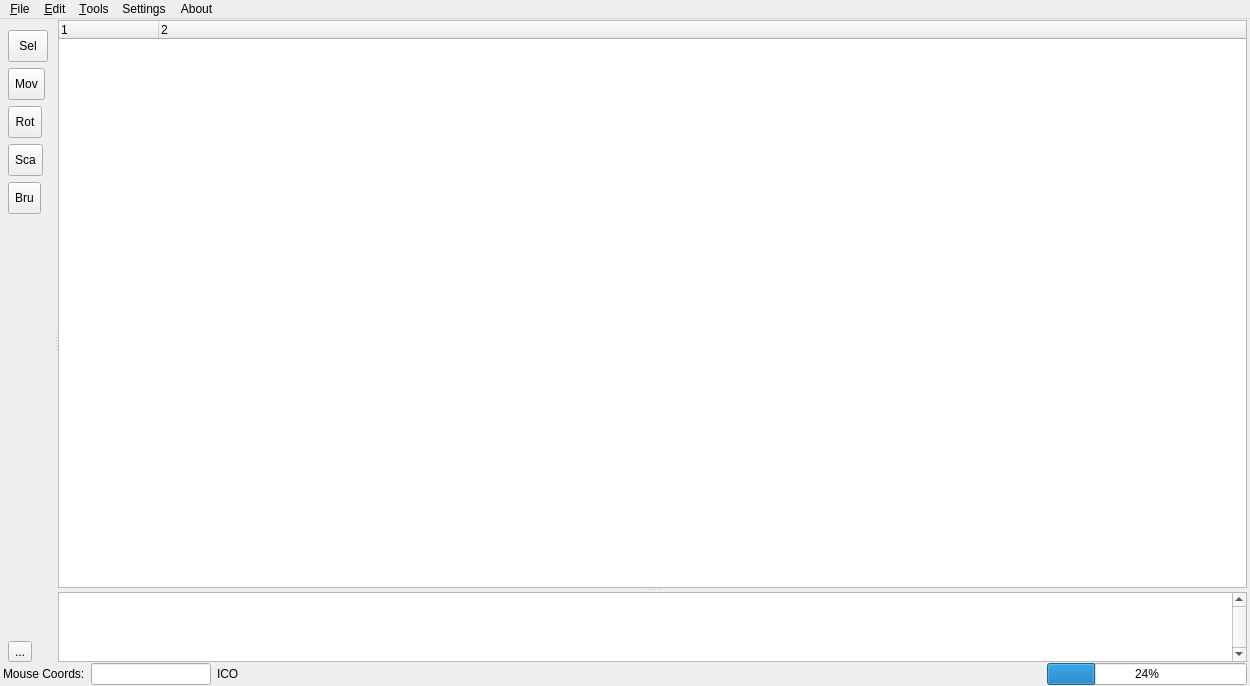
<?xml version="1.0" encoding="UTF-8"?>
<ui version="4.0">
 <class>MainWindow</class>
 <widget class="QMainWindow" name="MainWindow">
  <property name="geometry">
   <rect>
    <x>0</x>
    <y>0</y>
    <width>1250</width>
    <height>686</height>
   </rect>
  </property>
  <property name="windowTitle">
   <string>MainWindow</string>
  </property>
  <widget class="QWidget" name="centralWidget">
   <property name="enabled">
    <bool>true</bool>
   </property>
   <layout class="QVBoxLayout" name="verticalLayout_2">
    <property name="spacing">
     <number>1</number>
    </property>
    <property name="leftMargin">
     <number>3</number>
    </property>
    <property name="topMargin">
     <number>1</number>
    </property>
    <property name="rightMargin">
     <number>3</number>
    </property>
    <property name="bottomMargin">
     <number>1</number>
    </property>
    <item>
     <layout class="QHBoxLayout" name="horizontalLayout" stretch="0,20,0">
      <property name="spacing">
       <number>6</number>
      </property>
      <property name="bottomMargin">
       <number>0</number>
      </property>
      <item>
       <layout class="QVBoxLayout" name="toolsLayout">
        <property name="spacing">
         <number>6</number>
        </property>
        <property name="leftMargin">
         <number>5</number>
        </property>
        <property name="topMargin">
         <number>10</number>
        </property>
        <property name="rightMargin">
         <number>0</number>
        </property>
        <item>
         <widget class="QToolButton" name="selectButton">
          <property name="minimumSize">
           <size>
            <width>40</width>
            <height>32</height>
           </size>
          </property>
          <property name="toolTip">
           <string>Select object</string>
          </property>
          <property name="text">
           <string>Sel</string>
          </property>
         </widget>
        </item>
        <item>
         <widget class="QToolButton" name="moveButton">
          <property name="minimumSize">
           <size>
            <width>32</width>
            <height>32</height>
           </size>
          </property>
          <property name="toolTip">
           <string>Move selected objects (G)</string>
          </property>
          <property name="text">
           <string>Mov</string>
          </property>
         </widget>
        </item>
        <item>
         <widget class="QToolButton" name="rotateButton">
          <property name="minimumSize">
           <size>
            <width>32</width>
            <height>32</height>
           </size>
          </property>
          <property name="toolTip">
           <string>Rotate selected objects (R)</string>
          </property>
          <property name="text">
           <string>Rot</string>
          </property>
         </widget>
        </item>
        <item>
         <widget class="QToolButton" name="scaleButton">
          <property name="minimumSize">
           <size>
            <width>32</width>
            <height>32</height>
           </size>
          </property>
          <property name="toolTip">
           <string>Transform selected objects (T)</string>
          </property>
          <property name="text">
           <string>Sca</string>
          </property>
         </widget>
        </item>
        <item>
         <widget class="QToolButton" name="tileBrushButton">
          <property name="minimumSize">
           <size>
            <width>32</width>
            <height>32</height>
           </size>
          </property>
          <property name="text">
           <string>Bru</string>
          </property>
         </widget>
        </item>
        <item>
         <spacer name="verticalSpacer">
          <property name="orientation">
           <enum>Qt::Vertical</enum>
          </property>
          <property name="sizeHint" stdset="0">
           <size>
            <width>20</width>
            <height>40</height>
           </size>
          </property>
         </spacer>
        </item>
        <item>
         <widget class="QToolButton" name="toolButton_2">
          <property name="text">
           <string>...</string>
          </property>
         </widget>
        </item>
       </layout>
      </item>
      <item>
       <widget class="QSplitter" name="workspaceSplitter">
        <property name="orientation">
         <enum>Qt::Horizontal</enum>
        </property>
        <property name="childrenCollapsible">
         <bool>false</bool>
        </property>
        <widget class="QWidget" name="workspaceContainer">
         <layout class="QVBoxLayout" name="workSpaceLayout">
          <property name="leftMargin"><number>0</number></property>
          <property name="topMargin"><number>0</number></property>
          <property name="rightMargin"><number>0</number></property>
          <property name="bottomMargin"><number>0</number></property>
         </layout>
        </widget>
        <widget class="QSplitter" name="outlinerSplitter">
         <property name="orientation">
          <enum>Qt::Vertical</enum>
         </property>
         <property name="childrenCollapsible">
          <bool>false</bool>
         </property>
         <widget class="CTreeView" name="treeWidget">
          <property name="sizePolicy">
           <sizepolicy hsizetype="Expanding" vsizetype="Expanding">
            <horstretch>0</horstretch>
            <verstretch>0</verstretch>
           </sizepolicy>
          </property>
          <property name="frameShape">
           <enum>QFrame::StyledPanel</enum>
          </property>
          <property name="lineWidth">
           <number>1</number>
          </property>
          <property name="uniformRowHeights">
           <bool>false</bool>
          </property>
          <property name="columnCount">
           <number>2</number>
          </property>
          <attribute name="headerMinimumSectionSize">
           <number>35</number>
          </attribute>
          <attribute name="headerStretchLastSection">
           <bool>true</bool>
          </attribute>
          <column>
           <property name="text">
            <string notr="true">1</string>
           </property>
          </column>
          <column>
           <property name="text">
            <string notr="true">2</string>
           </property>
          </column>
         </widget>
         <widget class="QTableWidget" name="tableWidget">
          <property name="sizePolicy">
           <sizepolicy hsizetype="Preferred" vsizetype="Expanding">
            <horstretch>0</horstretch>
            <verstretch>0</verstretch>
           </sizepolicy>
          </property>
          <property name="verticalScrollBarPolicy">
           <enum>Qt::ScrollBarAlwaysOn</enum>
          </property>
          <property name="horizontalScrollBarPolicy">
           <enum>Qt::ScrollBarAlwaysOff</enum>
          </property>
          <property name="sizeAdjustPolicy">
           <enum>QAbstractScrollArea::AdjustToContentsOnFirstShow</enum>
          </property>
          <property name="rowCount">
           <number>0</number>
          </property>
          <property name="columnCount">
           <number>2</number>
          </property>
          <attribute name="horizontalHeaderVisible">
           <bool>false</bool>
          </attribute>
          <attribute name="horizontalHeaderStretchLastSection">
           <bool>true</bool>
          </attribute>
          <column/>
          <column/>
         </widget>
        </widget>
       </widget>
      </item>
     </layout>
    </item>
    <item>
     <layout class="QHBoxLayout" name="horizontalLayout_2">
      <property name="topMargin">
       <number>0</number>
      </property>
      <item>
       <widget class="QLabel" name="mouseCoordLabel">
        <property name="text">
         <string>Mouse Coords:</string>
        </property>
       </widget>
      </item>
      <item>
       <widget class="QLineEdit" name="mousePosText">
        <property name="sizePolicy">
         <sizepolicy hsizetype="Fixed" vsizetype="Fixed">
          <horstretch>0</horstretch>
          <verstretch>0</verstretch>
         </sizepolicy>
        </property>
        <property name="minimumSize">
         <size>
          <width>120</width>
          <height>0</height>
         </size>
        </property>
       </widget>
      </item>
      <item>
       <widget class="QLabel" name="statusIco">
        <property name="text">
         <string>ICO</string>
        </property>
       </widget>
      </item>
      <item>
       <widget class="QLabel" name="statusBar">
        <property name="sizePolicy">
         <sizepolicy hsizetype="Expanding" vsizetype="Preferred">
          <horstretch>1</horstretch>
          <verstretch>0</verstretch>
         </sizepolicy>
        </property>
        <property name="text">
         <string/>
        </property>
       </widget>
      </item>
      <item>
       <widget class="CProgressView" name="progressBar">
        <property name="sizePolicy">
         <sizepolicy hsizetype="Maximum" vsizetype="Fixed">
          <horstretch>1</horstretch>
          <verstretch>0</verstretch>
         </sizepolicy>
        </property>
        <property name="minimumSize">
         <size>
          <width>200</width>
          <height>0</height>
         </size>
        </property>
        <property name="maximumSize">
         <size>
          <width>16777215</width>
          <height>16777215</height>
         </size>
        </property>
        <property name="value">
         <number>24</number>
        </property>
       </widget>
      </item>
     </layout>
    </item>
   </layout>
  </widget>
  <widget class="QMenuBar" name="menuBar">
   <property name="geometry">
    <rect>
     <x>0</x>
     <y>0</y>
     <width>1250</width>
     <height>20</height>
    </rect>
   </property>
   <widget class="QMenu" name="menuFile">
    <property name="title">
     <string>&amp;File</string>
    </property>
    <addaction name="actionOpen"/>
    <addaction name="actionNew_MPR"/>
    <addaction name="actionNew_MOB"/>
    <addaction name="actionOpen_MPR"/>
    <addaction name="actionOpen_MOB"/>
    <addaction name="actionOpen_recent"/>
    <addaction name="actionSave"/>
    <addaction name="actionSave_all_MOB_s"/>
    <addaction name="actionSave_as"/>
    <addaction name="separator"/>
    <addaction name="actionSave_landscape_MPR"/>
    <addaction name="actionSave_landscape_MPR_as"/>
    <addaction name="separator"/>
    <addaction name="actionClose_all"/>
    <addaction name="actionExit"/>
   </widget>
   <widget class="QMenu" name="menuAbout">
    <property name="enabled">
     <bool>true</bool>
    </property>
    <property name="title">
     <string>About</string>
    </property>
    <addaction name="action_About"/>
   </widget>
   <widget class="QMenu" name="menuTools">
    <property name="title">
     <string>&amp;Tools</string>
    </property>
    <widget class="QMenu" name="menuSelect_2">
     <property name="title">
      <string>Select</string>
     </property>
     <addaction name="actionSelect_by"/>
     <addaction name="actionSelect_All"/>
    </widget>
    <addaction name="actionShow_undo_redo"/>
    <addaction name="actionCopy_IDs_to_clipboard"/>
    <addaction name="actionReset_cam_position"/>
    <addaction name="actionCreate_new_object"/>
    <addaction name="menuSelect_2"/>
    <addaction name="actionRandomize_parameter"/>
   </widget>
   <widget class="QMenu" name="menuEdit">
    <property name="enabled">
     <bool>true</bool>
    </property>
    <property name="title">
     <string>&amp;Edit</string>
    </property>
    <widget class="QMenu" name="menuUnit">
     <property name="title">
      <string>&amp;Unit</string>
     </property>
     <addaction name="actionReset_logic_paths"/>
    </widget>
    <addaction name="actionRedo"/>
    <addaction name="actionUndo"/>
    <addaction name="action_Mob_parameters"/>
    <addaction name="actionOpen_MOB_Script"/>
    <addaction name="actionDuplicate_selected_objects"/>
    <addaction name="actionChange_mod_e"/>
    <addaction name="menuUnit"/>
    <addaction name="actionReset_selected_IDs"/>
    <addaction name="separator"/>
    <addaction name="actionMap_parameters"/>
   </widget>
   <widget class="QMenu" name="menuSettings">
    <property name="title">
     <string>Settings</string>
    </property>
    <addaction name="actionOpen_2"/>
    <addaction name="actionImport"/>
    <addaction name="actionExport"/>
    <addaction name="actionReset"/>
   </widget>
   <addaction name="menuFile"/>
   <addaction name="menuEdit"/>
   <addaction name="menuTools"/>
   <addaction name="menuSettings"/>
   <addaction name="menuAbout"/>
  </widget>
  <action name="actionOpen">
   <property name="text">
    <string>Open MPR or MOB...</string>
   </property>
  </action>
  <action name="actionOpen_MPR">
   <property name="text">
    <string>Open MPR...</string>
   </property>
  </action>
  <action name="actionNew_MPR">
   <property name="text">
    <string>New MPR from Terrain Template...</string>
   </property>
  </action>
  <action name="actionNew_MOB">
   <property name="text">
    <string>New MOB...</string>
   </property>
  </action>
  <action name="actionOpen_MOB">
   <property name="text">
    <string>Open MOB(s)...</string>
   </property>
  </action>
  <action name="actionSave">
   <property name="enabled">
    <bool>true</bool>
   </property>
   <property name="text">
    <string>Save Active MOB</string>
   </property>
   <property name="autoRepeat">
    <bool>false</bool>
   </property>
   <property name="visible">
    <bool>true</bool>
   </property>
  </action>
  <action name="actionSave_as">
   <property name="enabled">
    <bool>true</bool>
   </property>
   <property name="text">
    <string>Save Active MOB As...</string>
   </property>
  </action>
  <action name="actionClose_all">
   <property name="enabled">
    <bool>true</bool>
   </property>
   <property name="text">
    <string>Close All</string>
   </property>
  </action>
  <action name="actionExit">
   <property name="text">
    <string>Exit</string>
   </property>
  </action>
  <action name="actionSettings">
   <property name="text">
    <string>Settings</string>
   </property>
  </action>
  <action name="actionSelect_All">
   <property name="text">
    <string>Select &amp;All</string>
   </property>
  </action>
  <action name="actionSelect_by">
   <property name="text">
    <string>Select by...</string>
   </property>
  </action>
  <action name="actionCreate_new_object">
   <property name="text">
    <string>Create &amp;New Object</string>
   </property>
   <property name="toolTip">
    <string>Create new object</string>
   </property>
  </action>
  <action name="actionShow_undo_redo">
   <property name="text">
    <string>Show &amp;History</string>
   </property>
  </action>
  <action name="action_Mob_parameters">
   <property name="text">
    <string>&amp;Mob Parameters</string>
   </property>
  </action>
  <action name="actionOpen_MOB_Script">
   <property name="text">
    <string>Open MOB Script...</string>
   </property>
   <property name="toolTip">
    <string>Edit the active MOB's embedded script in a separate window</string>
   </property>
  </action>
  <action name="actionDuplicate_selected_objects">
   <property name="text">
    <string>Duplicate Selected Objects</string>
   </property>
   <property name="toolTip">
    <string>Copy and paste the selected objects as one pending placement operation</string>
   </property>
  </action>
  <action name="actionUndo">
   <property name="text">
    <string>Un&amp;do</string>
   </property>
  </action>
  <action name="actionRedo">
   <property name="text">
    <string>Redo</string>
   </property>
  </action>
  <action name="actionSave_all_MOB_s">
   <property name="text">
    <string>Save All MOB's</string>
   </property>
  </action>
  <action name="actionReset_cam_position">
   <property name="text">
    <string>Reset &amp;Camera Position</string>
   </property>
  </action>
  <action name="actionChange_mod_e">
   <property name="text">
    <string>Switch to Behavior mode</string>
   </property>
  </action>
  <action name="actionCopy_IDs_to_clipboard">
   <property name="text">
    <string>Copy &amp;IDs To Clipboard</string>
   </property>
  </action>
  <action name="actionOpen_2">
   <property name="text">
    <string>Settings...</string>
   </property>
  </action>
  <action name="actionImport">
   <property name="enabled">
    <bool>false</bool>
   </property>
   <property name="text">
    <string>Import...</string>
   </property>
  </action>
  <action name="actionExport">
   <property name="enabled">
    <bool>false</bool>
   </property>
   <property name="text">
    <string>Export...</string>
   </property>
  </action>
  <action name="actionReset">
   <property name="enabled">
    <bool>false</bool>
   </property>
   <property name="text">
    <string>Reset</string>
   </property>
  </action>
  <action name="actionOpen_recent">
   <property name="enabled">
    <bool>true</bool>
   </property>
   <property name="text">
    <string>Open &amp;Last Session</string>
   </property>
  </action>
  <action name="actionReset_logic_paths">
   <property name="text">
    <string>Reset &amp;logic paths</string>
   </property>
  </action>
  <action name="actionRandomize_parameter">
   <property name="text">
    <string>Randomize Parameter</string>
   </property>
  </action>
  <action name="actionReset_selected_IDs">
   <property name="enabled">
    <bool>true</bool>
   </property>
   <property name="text">
    <string>&amp;Reset Selected IDs</string>
   </property>
  </action>
  <action name="action_About">
   <property name="text">
    <string>&amp;About</string>
   </property>
  </action>
  <action name="actionSave_landscape_MPR">
   <property name="text">
    <string>Save MPR</string>
   </property>
  </action>
  <action name="actionSave_landscape_MPR_as">
   <property name="text">
    <string>Save MPR As...</string>
   </property>
  </action>
  <action name="actionMap_parameters">
   <property name="text">
    <string>Tiles Parameters</string>
   </property>
  </action>
 </widget>
 <layoutdefault spacing="6" margin="11"/>
 <customwidgets>
  <customwidget>
   <class>CProgressView</class>
   <extends>QProgressBar</extends>
   <header>layout_components/progressview.h</header>
  </customwidget>
  <customwidget>
   <class>CTreeView</class>
   <extends>QTreeWidget</extends>
   <header>layout_components/tree_view.h</header>
  </customwidget>
 </customwidgets>
 <resources/>
 <connections/>
</ui>
